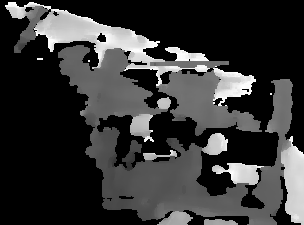
#> input picture cropped_depth.png, 304 x 225 px
$ python test2.py
#> lines starting #> are read from the running program, lines starting #| are printed output that depends on the picture; after the words box and inside, x2 and y2 are one past the last pixel; in counts of white or black regions, pixels touching at a corner belong together
# 使用自定义的卷积核(滤波器)对输入图像进行二维卷积操作
import numpy as np
import cv2 as cv
import matplotlib.pyplot as plt

def find_close_points(lines, threshold=10):
    if lines is None or len(lines) < 2:
        return []

    result_points = {
        "LU": [w, h], # 左上角
        "RU": [0, h], # 右上角
        "LD": [w, 0], # 左下角
        "RD": [0, 0], # 右下角
    }

    def get_line_endpoints(line):
        """获取直线的两个端点"""
        x1, y1, x2, y2 = line[0]
        return [(x1, y1), (x2, y2)]

    def point_distance(p1, p2):
        """计算两点间距离"""
        return np.sqrt((p1[0] - p2[0])**2 + (p1[1] - p2[1])**2)

    n_lines = len(lines)

    # 遍历所有直线对
    for i in range(n_lines):
        for j in range(i + 1, n_lines):
            line1 = lines[i]
            line2 = lines[j]

            x1, y1, x2, y2 = line1[0]
            x3, y3, x4, y4 = line2[0]
            k1 = (y2 - y1) / (x2 - x1) if (x2 - x1) != 0 else float('inf')
            k2 = (y4 - y3) / (x4 - x3) if (x4 - x3) != 0 else float('inf')
            tan_theta = abs((k1 - k2) / (1 + k1 * k2)) if (1 + k1 * k2) != 0 else float('inf')

            # 检查夹角是否在(60, 120)范围内
            if tan_theta > 1.732: # 对应夹角属于(60°, 120°)
                # 获取两条直线的端点
                points1 = get_line_endpoints(line1)
                points2 = get_line_endpoints(line2)

                # 检查是否存在距离小于threshold的端点对
                for p1 in points1:
                    for p2 in points2:
                        distance = point_distance(p1, p2)
                        if distance < threshold:
                            # 计算平均点
                            avg_point = (int((p1[0] + p2[0]) / 2), int((p1[1] + p2[1]) / 2))

                            if avg_point[0] < w // 2: # 左侧
                                if avg_point[1] < h // 2: # 上侧
                                    if avg_point[0] + avg_point[1] < result_points["LU"][0] + result_points["LU"][1]:
                                        result_points["LU"] = avg_point
                                else: # 下侧
                                    if avg_point[0] - avg_point[1] < result_points["LD"][0] - result_points["LD"][1]:
                                        result_points["LD"] = avg_point
                            else:
                                if avg_point[1] < h // 2:
                                    if -avg_point[0] + avg_point[1] < -result_points["RU"][0] + result_points["RU"][1]:
                                        result_points["RU"] = avg_point
                                else:
                                    if -avg_point[0] - avg_point[1] < -result_points["RD"][0] - result_points["RD"][1]:
                                        result_points["RD"] = avg_point

    return result_points

# 您的原始代码 + 简单的重合点检测
img = cv.imread('cropped_depth.png')
#> img is the input picture: shape (225, 304, 3); min 0, max 255, mean 54
img[img == 0] = 255
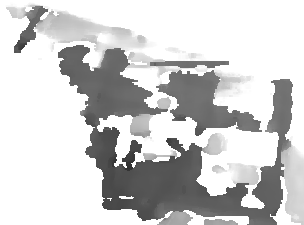
#> img: shape (225, 304, 3); min 49, max 255, mean 205.9
img = 255 - img
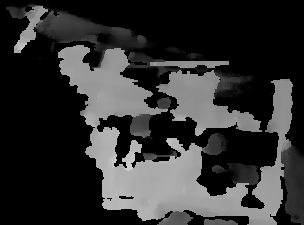
#> img: shape (225, 304, 3); min 0, max 206, mean 49.1

h, w = img.shape[:2]
#> h = 225; w = 304

# 预处理
img = cv.cvtColor(img, cv.COLOR_BGR2GRAY)
#> img: shape (225, 304)
img = cv.equalizeHist(img)
img = cv.cvtColor(img, cv.COLOR_GRAY2BGR)
#> img: shape (225, 304, 3)

img_origin = img.copy()

# GrabCut
mask = np.zeros(img.shape[:2], np.uint8)
bgdModel = np.zeros((1, 65), np.float64)
fgdModel = np.zeros((1, 65), np.float64)
rect = (20, 20, img.shape[1]-20, img.shape[0]-20)
#> rect = (20, 20, 284, 205)
cv.grabCut(img, mask, rect, bgdModel, fgdModel, 5, cv.GC_INIT_WITH_RECT)
mask2 = np.where((mask == cv.GC_FGD), 0, 1).astype('uint8')
img = img * mask2[:, :, np.newaxis]

# 边缘检测
gray = cv.cvtColor(img, cv.COLOR_BGR2GRAY)
ksize = int(h * 0.06)
#> ksize = 13
if ksize % 2 == 0:
    ksize += 1
gray = cv.GaussianBlur(gray, (ksize, ksize), 0)
canny = cv.Canny(gray, 80, 100)
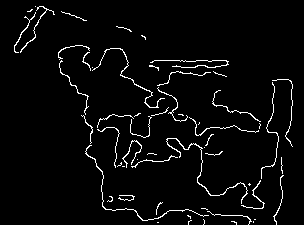
#> canny: shape (225, 304); 3.7% white in thin lines or dots, all inside (x1, y1, x2, y2) = (14, 6, 293, 225)

ksize = int(h * 0.02)
#> ksize = 4
if ksize % 2 == 0:
    ksize += 1
#> ksize = 5
canny = cv.dilate(canny, cv.getStructuringElement(cv.MORPH_RECT, (ksize, ksize)))
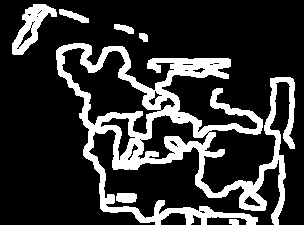
#> canny: shape (225, 304); 20.2% white; 7 white regions, largest, box (x1, y1, x2, y2) and area: (56, 43, 295, 225) 12260, (12, 4, 57, 55) 935, (116, 193, 137, 203) 190

# 霍夫直线检测
lines = cv.HoughLinesP(canny, 2, np.pi / 90, threshold=120, minLineLength=int(w * 0.3), maxLineGap=50)
#> lines = 76 rows, first 6: [88, 128, 291, 128], [79, 115, 293, 115], [100, 207, 282, 207], [57, 65, 230, 65], [23, 14, 284, 177], [24, 14, 285, 177]

# 找出重合的端点
close_points = find_close_points(lines, threshold=int(h * 0.1))
#> in find_close_points, `n_lines = len(lines)`: n_lines = 76

print(f"检测到 {len(lines) if lines is not None else 0} 条直线")
#| 检测到 76 条直线
print(f"找到 {len(close_points)} 组重合点")
#| 找到 4 组重合点

# 显示结果
con = np.zeros_like(img)
if lines is not None:
    for line in lines:
        x1, y1, x2, y2 = line[0]
        color = tuple(np.random.randint(50, 256, size=3).tolist())
        cv.line(con, (x1, y1), (x2, y2), color, 2)
#> this loop made 76 passes
#> line on passes 1 to 12: [[88, 128, 291, 128]], [[79, 115, 293, 115]], [[100, 207, 282, 207]], [[57, 65, 230, 65]], [[23, 14, 284, 177]], [[24, 14, 285, 177]], [[135, 215, 278, 215]], [[103, 211, 213, 211]], [[88, 132, 290, 132]], [[82, 111, 293, 111]], [[57, 69, 217, 69]], [[19, 31, 294, 90]]
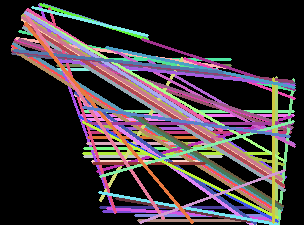
#> con: shape (225, 304, 3); mean of channels 0, 1, 2 58.2, 53.2, 62.8; drawn as B, G, R

# 标记重合点
for pos, avg_point in close_points.items():
    cv.circle(img_origin, avg_point, 4, (0, 0, 255), -1)  # 红色实心圆
    cv.circle(img_origin, avg_point, 2, (255, 255, 255), 2)  # 白色边框
#> this loop made 4 passes
#> (pos, avg_point) on passes 1 to 4: ('LU', [304, 225]), ('RU', (293, 81)), ('LD', (108, 211)), ('RD', (277, 224))
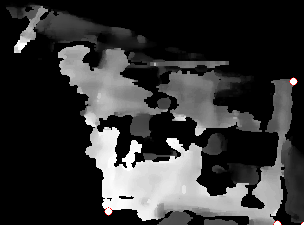
#> img_origin: shape (225, 304, 3); mean B, G, R 52.3, 52.3, 52.4

# 使用matplotlib显示（避免OpenCV显示问题）
plt.figure(figsize=(15, 5))

plt.subplot(1, 3, 1)
plt.imshow(cv.cvtColor(img_origin, cv.COLOR_BGR2RGB))
plt.title('Original')
plt.axis('off')

plt.subplot(1, 3, 2)
plt.imshow(canny, cmap='gray')
plt.title('Processed Edges')
plt.axis('off')

plt.subplot(1, 3, 3)
plt.imshow(cv.cvtColor(con, cv.COLOR_BGR2RGB))
plt.title(f'Lines & Close Points ({len(close_points)})')
plt.axis('off')

plt.tight_layout()
plt.show()
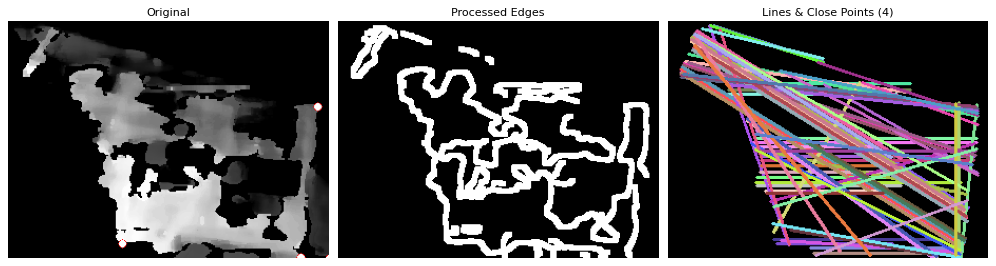
#> figure drawn by matplotlib, 3 panels
